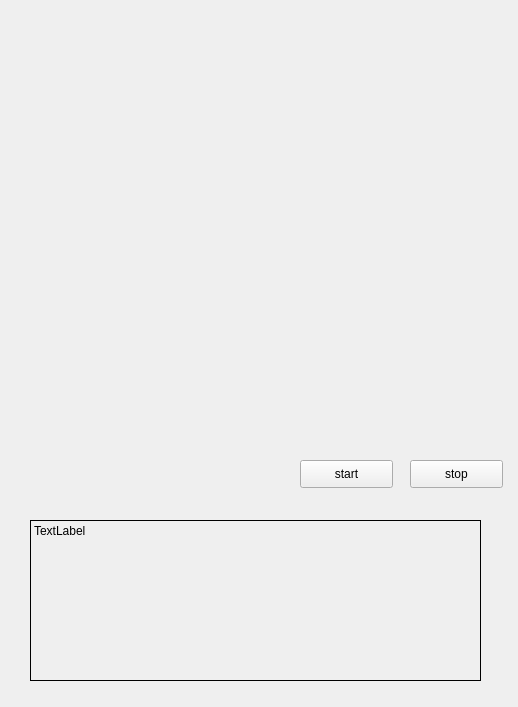
<?xml version="1.0" encoding="UTF-8"?>
<ui version="4.0">
 <class>Form</class>
 <widget class="QWidget" name="Form">
  <property name="geometry">
   <rect>
    <x>0</x>
    <y>0</y>
    <width>518</width>
    <height>707</height>
   </rect>
  </property>
  <property name="windowTitle">
   <string>Form</string>
  </property>
  <widget class="QLabel" name="label">
   <property name="geometry">
    <rect>
     <x>0</x>
     <y>0</y>
     <width>521</width>
     <height>431</height>
    </rect>
   </property>
   <property name="text">
    <string/>
   </property>
   <property name="pixmap">
    <pixmap resource="common.qrc">:/images/images/main.jpg</pixmap>
   </property>
   <property name="scaledContents">
    <bool>true</bool>
   </property>
  </widget>
  <widget class="QPushButton" name="pushButton">
   <property name="geometry">
    <rect>
     <x>300</x>
     <y>460</y>
     <width>93</width>
     <height>28</height>
    </rect>
   </property>
   <property name="text">
    <string>start</string>
   </property>
  </widget>
  <widget class="QPushButton" name="pushButton_2">
   <property name="geometry">
    <rect>
     <x>410</x>
     <y>460</y>
     <width>93</width>
     <height>28</height>
    </rect>
   </property>
   <property name="text">
    <string>stop</string>
   </property>
  </widget>
  <widget class="QLabel" name="label_2">
   <property name="geometry">
    <rect>
     <x>30</x>
     <y>520</y>
     <width>451</width>
     <height>161</height>
    </rect>
   </property>
   <property name="styleSheet">
    <string notr="true">border:1px solid black;</string>
   </property>
   <property name="text">
    <string>TextLabel</string>
   </property>
   <property name="textFormat">
    <enum>Qt::AutoText</enum>
   </property>
   <property name="alignment">
    <set>Qt::AlignLeading|Qt::AlignLeft|Qt::AlignTop</set>
   </property>
   <property name="wordWrap">
    <bool>true</bool>
   </property>
  </widget>
 </widget>
 <resources>
  <include location="common.qrc"/>
 </resources>
 <connections/>
</ui>
